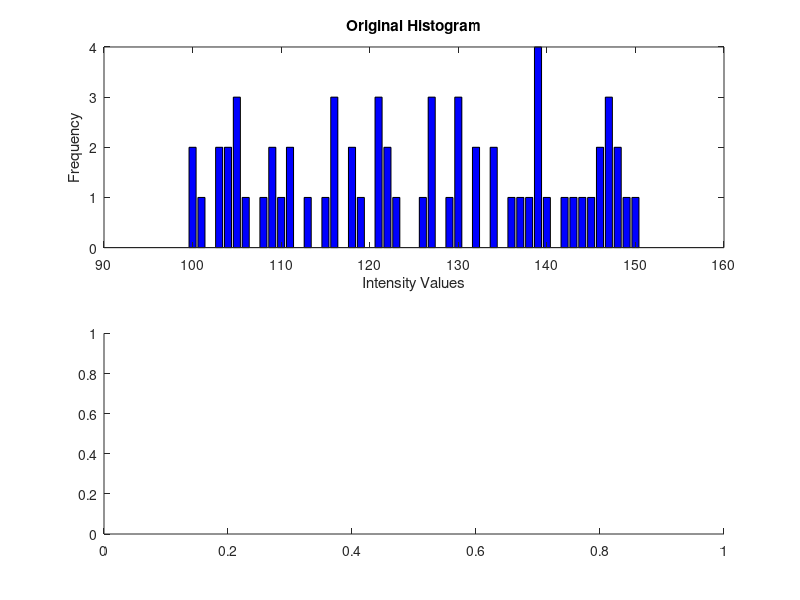

Here is the MATLAB script that generated this plot: (Note: this script raises an error after producing the figure.)
%Histogram Equalization
%Created by K J S Balaji

clc;
clear all;
close all;

% Generate a random 8x8 intensity matrix with values between 50 and 100
I = round(100 + (100 - 50) * rand(8)); % Values in the range [50, 150]

%Flatten the matrix into a single row vector
Ia = I(:)';

%Sort intensities
sortIa = sort(Ia);

%Find unique intensities and their frequencies
[uniqueNumbers, ~, idx] = unique(sortIa); % Unique intensities and indices
frequencies = accumarray(idx, 1); % Frequency of each intensity

%Calculate the cumulative distribution function (CDF)
cumulativeFrequencies = cumsum(frequencies);

% Total number of pixels in the image
totalPixels = numel(I);

% Minimum non-zero cumulative frequency
cdf_min = min(cumulativeFrequencies(cumulativeFrequencies > 0));

% Number of intensity levels (L = 256 for 8-bit grayscale)
L = 256;

%Apply the histogram equalization formula
h_v = round(((cumulativeFrequencies - cdf_min) / (totalPixels - cdf_min)) * (L - 1));

%Map the original intensities to equalized values
equalizedImage = zeros(size(I)); % Initialize equalized image
for i = 1:length(uniqueNumbers)
    equalizedImage(I == uniqueNumbers(i)) = h_v(i);
end

equalizedImage = uint8(equalizedImage);
I = uint8(I);

% Plot the original and equalized histograms for comparison
figure(1);
subplot(2, 1, 1);
bar(uniqueNumbers, frequencies, 'FaceColor', 'b');
title('Original Histogram');
xlabel('Intensity Values');
ylabel('Frequency');

subplot(2, 1, 2);
bar(0:L-1, histcounts(equalizedImage(:), 0:L), 'FaceColor', 'r');
title('Equalized Histogram');
xlabel('Intensity Values');
ylabel('Frequency');

figure(2)
subplot(1,2,1)
imshow(I)
title('Original Image');

subplot(1,2,2)
imshow(equalizedImage)
title('Equalised Image');